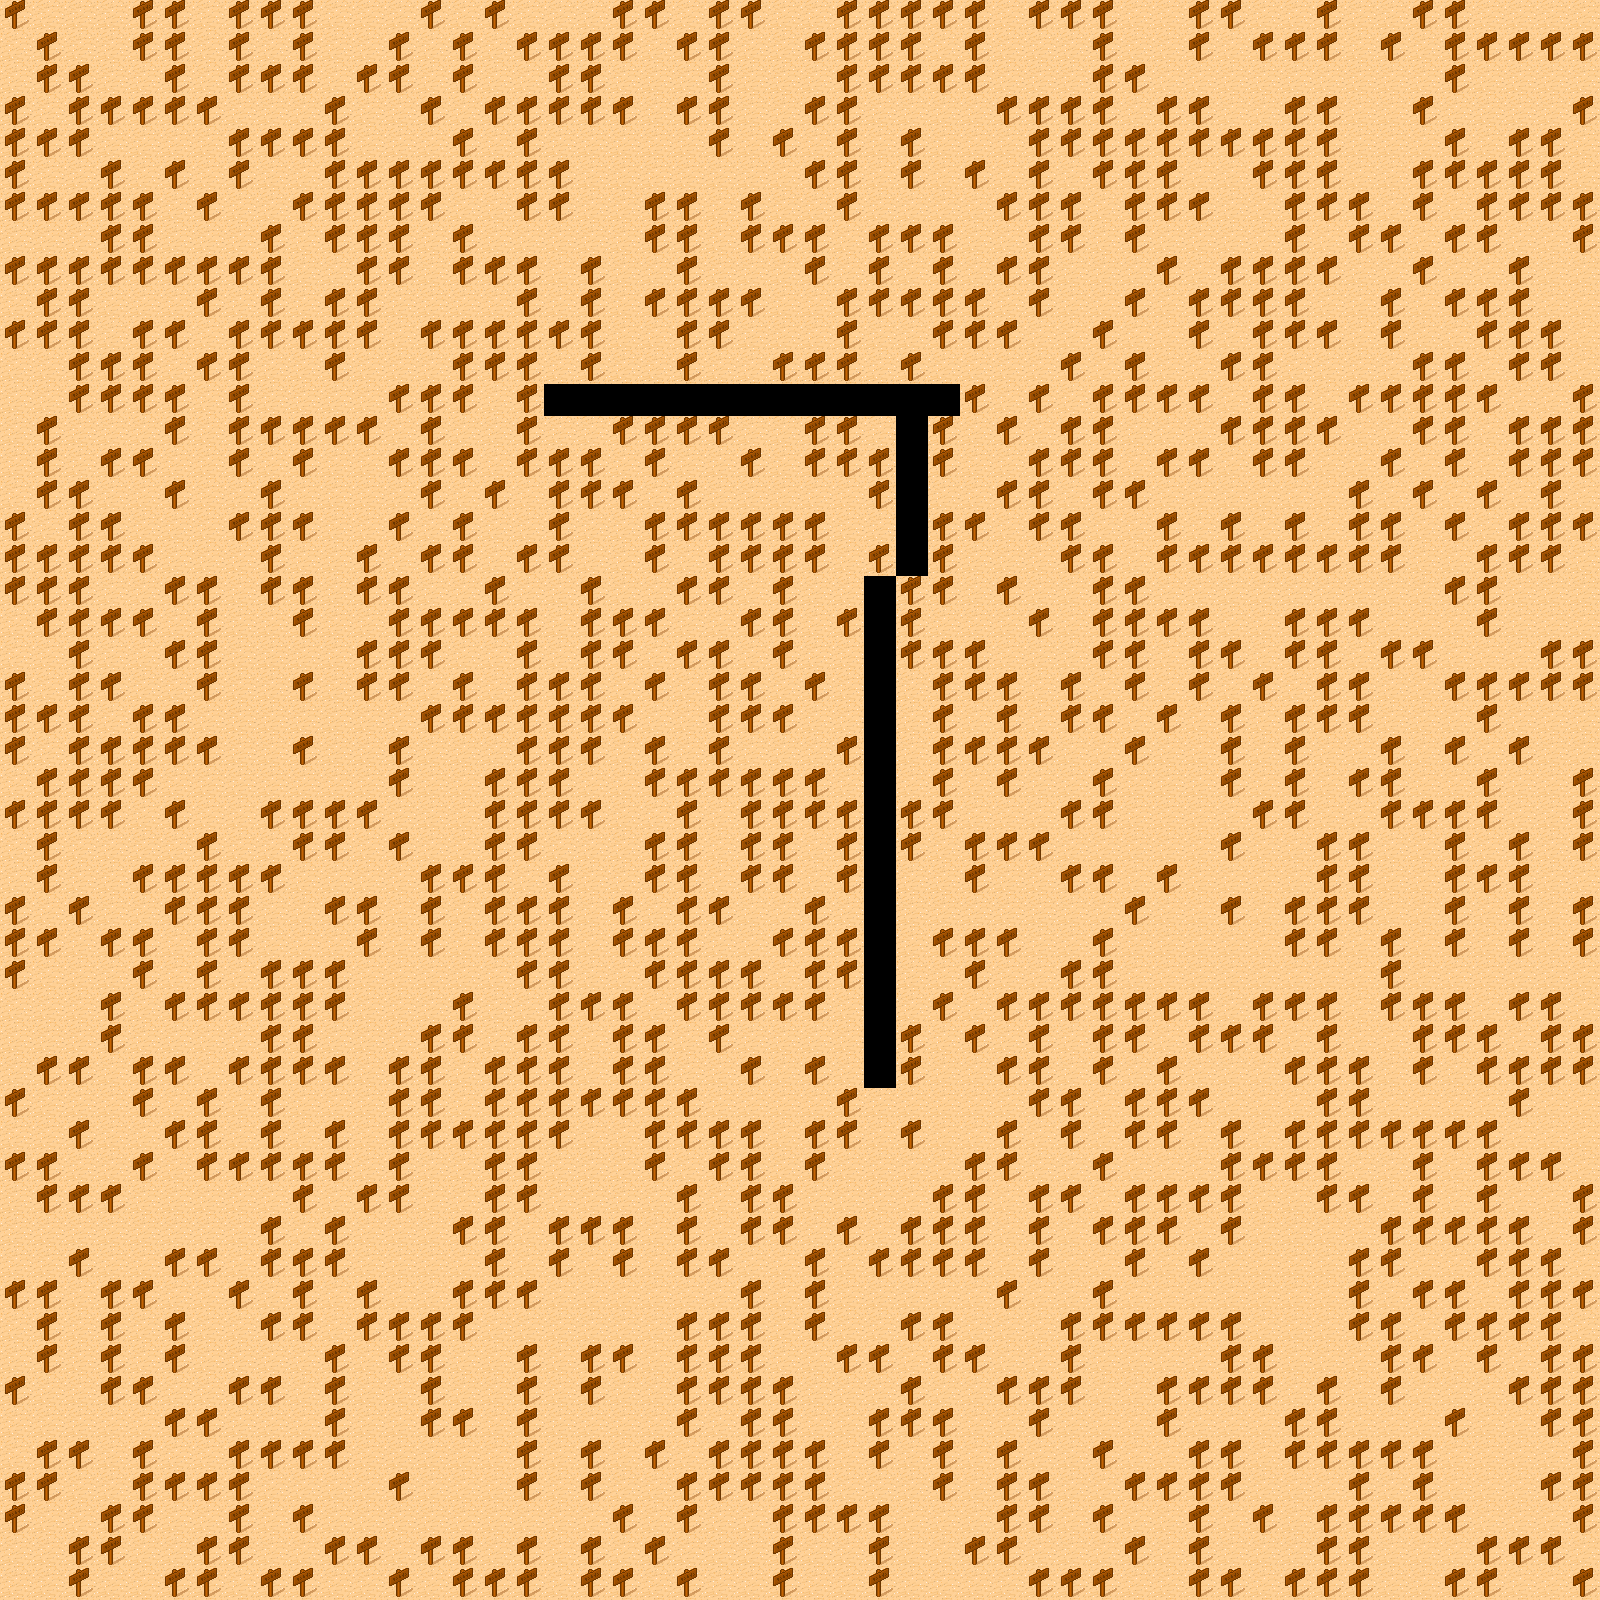

A level layout from a 2D game, rendered from its tile map. Below: a short description, then the map file with tile-grid data replaced by summaries:
An orthogonal 50x50 tile map with 32x32 px tiles, 1 tile layer (Tile Layer 1).

<map version="1.2" tiledversion="1.2.4" orientation="orthogonal" renderorder="right-down" width="50" height="50" tilewidth="32" tileheight="32" infinite="0" nextlayerid="2" nextobjectid="1">
 <tileset firstgid="1" name="tmw_desert_spacing" tilewidth="32" tileheight="32" spacing="1" margin="1" tilecount="48" columns="8">
  <image source="tmw_desert_spacing.png" width="265" height="199" />
 </tileset>
 <layer id="1" name="Tile Layer 1" width="50" height="50">
  <data>[2500 cells, 2466 non-empty, 2 distinct tile ids]</data>
 </layer>
</map>
